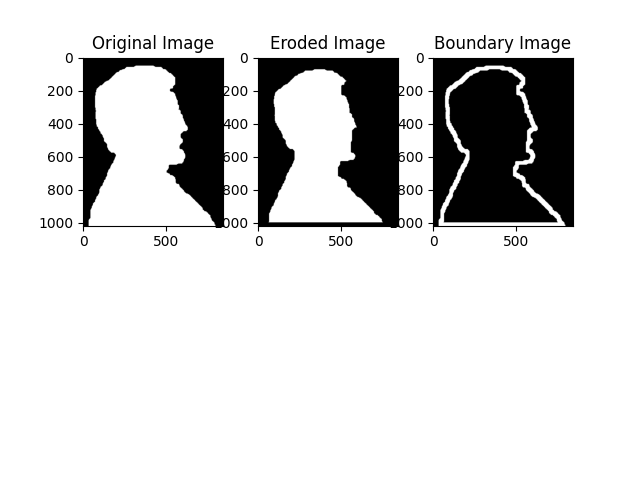

Write the Python code that produced this figure.
import numpy as np
import cv2
import matplotlib.pyplot as plt

image = cv2.imread('forb.png', cv2.IMREAD_GRAYSCALE)
image = cv2.threshold(image, 127, 255, cv2.THRESH_BINARY)[1]

struc_element = np.ones((45, 45), np.uint8)

def erosion(image, kernel):
    rows, cols = image.shape
    
    kRows, kCols = kernel.shape
    kCenterX = kCols // 2
    kCenterY = kRows // 2
    
    result = np.zeros_like(image)
    
    for y in range(rows):
        for x in range(cols):
            if (x - kCenterX >= 0 and x + kCenterX < cols and
                y - kCenterY >= 0 and y + kCenterY < rows):
                if np.all(image[y - kCenterY:y + kCenterY + 1, x - kCenterX:x + kCenterX + 1] * kernel):
                    result[y, x] = 255
    
    return result

eroded_image = erosion(image, struc_element)

final_image = image - eroded_image

# Display the original and matched histograms
plt.subplot(2, 3, 1)
plt.imshow(image, cmap='gray')
plt.title('Original Image')

plt.subplot(2, 3, 2)
plt.imshow(eroded_image, cmap='gray')
plt.title('Eroded Image')

plt.subplot(2, 3, 3)
plt.imshow(final_image, cmap='gray')
plt.title('Boundary Image')



plt.tight_layout
plt.show()
